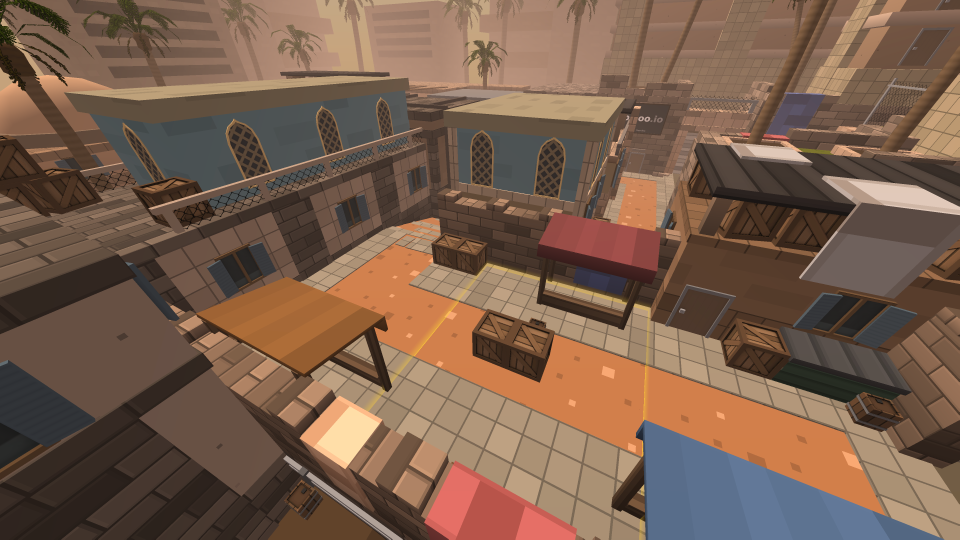
#> input picture scoreboard_bg.png, 1919 x 1079 px (shown at 1/2 size)
$ python -i backgrounds.py   (imports and definitions only)
#> lines starting #> are read from the running program, lines starting #| are printed output that depends on the picture
#> further down, picture is the input picture: PIL image 1919x1079 RGBA; mean R, G, B, A 121.2, 94.2, 76.5, 255
"""Per-player custom rank-card backgrounds.

Stored as base64 JPEGs in a SEPARATE gist file (rank_backgrounds.json) so they never
bloat the main pug_data.json that loads every session. Keyed by "<guild_id>:<user_id>"
because player data is per-guild. Each image is cover-cropped to the card size and
quality-compressed on upload so the stored blob stays small and gist-friendly.
"""

import base64
import io
import json
import os
from pathlib import Path

from PIL import Image

# Card image size the backgrounds are cropped to (must match pug/graph.py CARD_W/H).
CARD_W, CARD_H = 820, 460

BG_FILE = Path("rank_backgrounds.json")
GIST_TOKEN = os.environ.get("GITHUB_GIST_TOKEN", "")
GIST_ID = os.environ.get("GITHUB_GIST_ID", "")

# Keep each stored image comfortably small for the gist (base64 inflates ~33%).
_MAX_STORED_BYTES = 220_000


def _gist_headers():
    return {"Authorization": f"token {GIST_TOKEN}", "Accept": "application/vnd.github.v3+json"}


def _load() -> dict:
    if GIST_TOKEN and GIST_ID:
        try:
            import urllib.request
            req = urllib.request.Request(
                f"https://api.github.com/gists/{GIST_ID}", headers=_gist_headers()
            )
            with urllib.request.urlopen(req, timeout=10) as resp:
                gist = json.loads(resp.read().decode())
                files = gist.get("files", {})
                if "rank_backgrounds.json" in files:
                    return json.loads(files["rank_backgrounds.json"]["content"])
        except Exception as e:
            print(f"[Backgrounds] Failed to load from Gist: {e}")
    if BG_FILE.exists():
        try:
            with open(BG_FILE, "r") as f:
                return json.load(f)
        except Exception as e:
            print(f"[Backgrounds] Failed to load rank_backgrounds.json: {e}")
    return {}


_store: dict[str, str] = _load()


# [18 lines left out: function _save, not called in this run]


def _key(guild_id: int, user_id: int) -> str:
    return f"{guild_id}:{user_id}"


def _cover_crop(img: Image.Image) -> Image.Image:
    """Scale + center-crop the image to exactly CARD_W x CARD_H (fills, no distortion)."""
    img = img.convert("RGB")
    src_w, src_h = img.size
#> src_w = 1919; src_h = 1079
    scale = max(CARD_W / src_w, CARD_H / src_h)
#> scale = 0.427
    new_w, new_h = max(1, int(src_w * scale)), max(1, int(src_h * scale))
#> new_w = 820; new_h = 461
    img = img.resize((new_w, new_h), Image.LANCZOS)
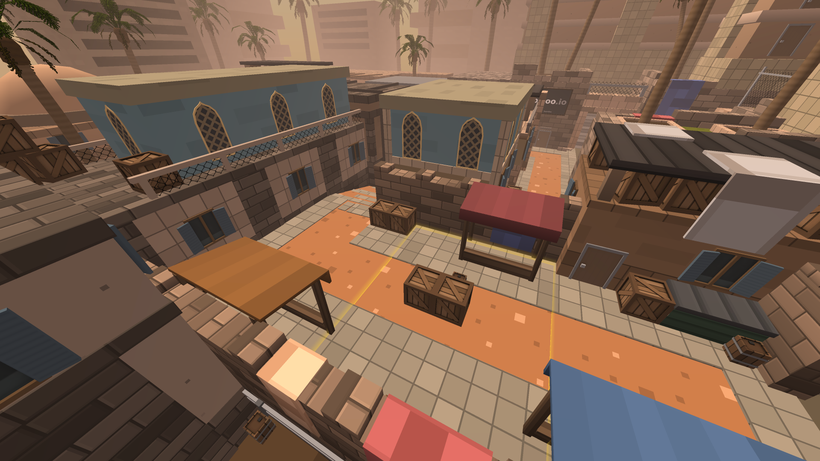
#> img: PIL image 820x461 RGB; mean R, G, B 121.2, 94.2, 76.5
    left = (new_w - CARD_W) // 2
#> left = 0
    top = (new_h - CARD_H) // 2
#> top = 0
    return img.crop((left, top, left + CARD_W, top + CARD_H))
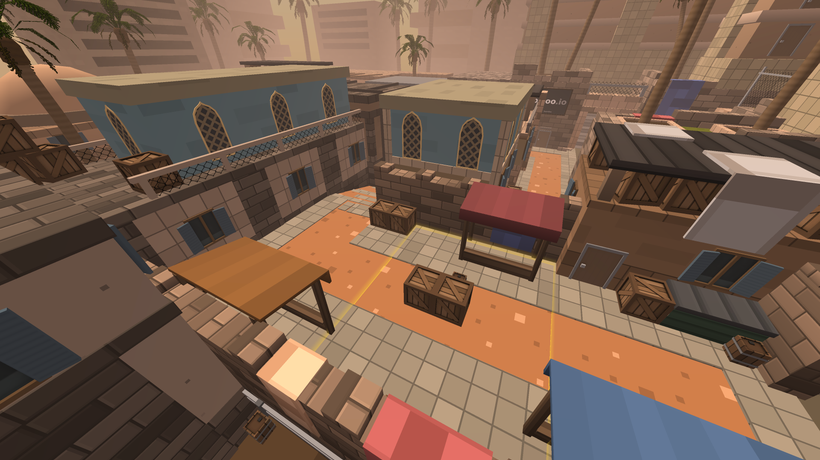
#> returned value: PIL image 820x460 RGB; mean R, G, B 121.2, 94.2, 76.5


# [39 lines left out: functions set_background, get_background_bytes, clear_background, not called in this run]

>>> from PIL import Image
>>> picture = Image.open('../scoreboard_bg.png')
>>> result = _cover_crop(picture)
